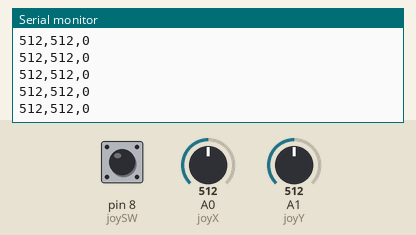
This sketch was run on a simulated Arduino Uno, built with avr-gcc and run on an emulated ATmega328P. Parts: the last lines printed to the serial monitor. Inputs (shaded band) come from the test bench; at power-on: A0 (joyX) = 512, A1 (joyY) = 512, pin 8 (joySW) HIGH.

Above: at 1.2 s.
1.3 s: A0 (joyX) set to 716
At 1.31 s:
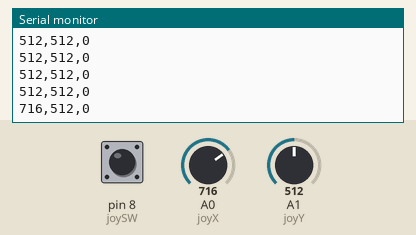
2.8 s: A1 (joyY) set to 716
At 2.82 s:
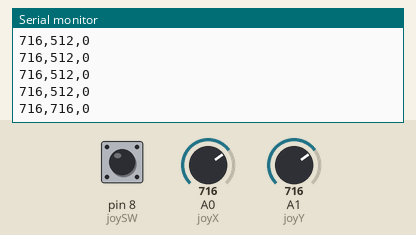
4.3 s: pin 8 (joySW) pulled LOW for 0.15 s
At 4.33 s:
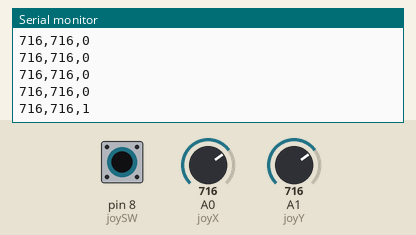
5.9 s: A0 (joyX) set to 900
At 5.94 s:
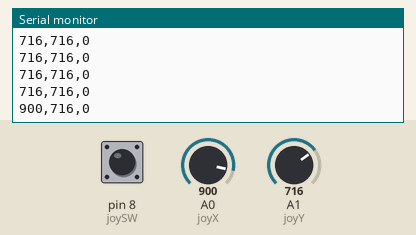
7.4 s: pin 8 (joySW) pulled LOW for 1 s
At 7.45 s:
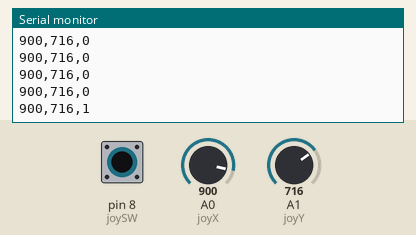
9.9 s: A1 (joyY) set to 1023
At 9.96 s:
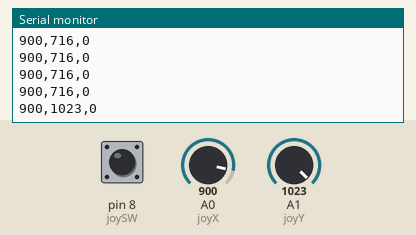
Timing chart, 0 to 12.9 s (numbered marks = the images above; inputs shaded):
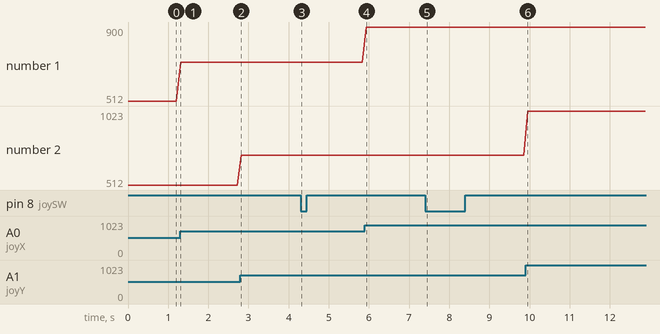

The sketch:

Arduino_Snake.ino
```cpp
const int joyX = A0;
const int joyY = A1;
const int joySW = 8;

void setup() {
  Serial.begin(9600);
  pinMode(joySW, INPUT_PULLUP);
}

void loop() {
  int x = analogRead(joyX);
  int y = analogRead(joyY);
  bool pressed = digitalRead(joySW) == LOW;

  Serial.print(x);
  Serial.print(",");
  Serial.print(y);
  Serial.print(",");
  Serial.println(pressed ? "1" : "0");

  delay(100);
}
```

Measured:
- after the input at 1.3 s, the serial monitor: prints a new line at once (image 1)
- after the input at 2.8 s, the serial monitor: prints a new line at once (image 2)
- after the input at 4.3 s, the serial monitor: prints a new line at once (image 3)
- after the input at 5.9 s, the serial monitor: prints a new line at once (image 4)
- after the input at 7.4 s, the serial monitor: prints a new line at once (image 5)
- after the input at 9.9 s, the serial monitor: prints a new line after 0.06 s (image 6)
- plotted number 1: 512 → 716 after the input at 1.3 s, 716 → 900 after the input at 5.9 s
- plotted number 2: 716 → 1023 after the input at 9.9 s
